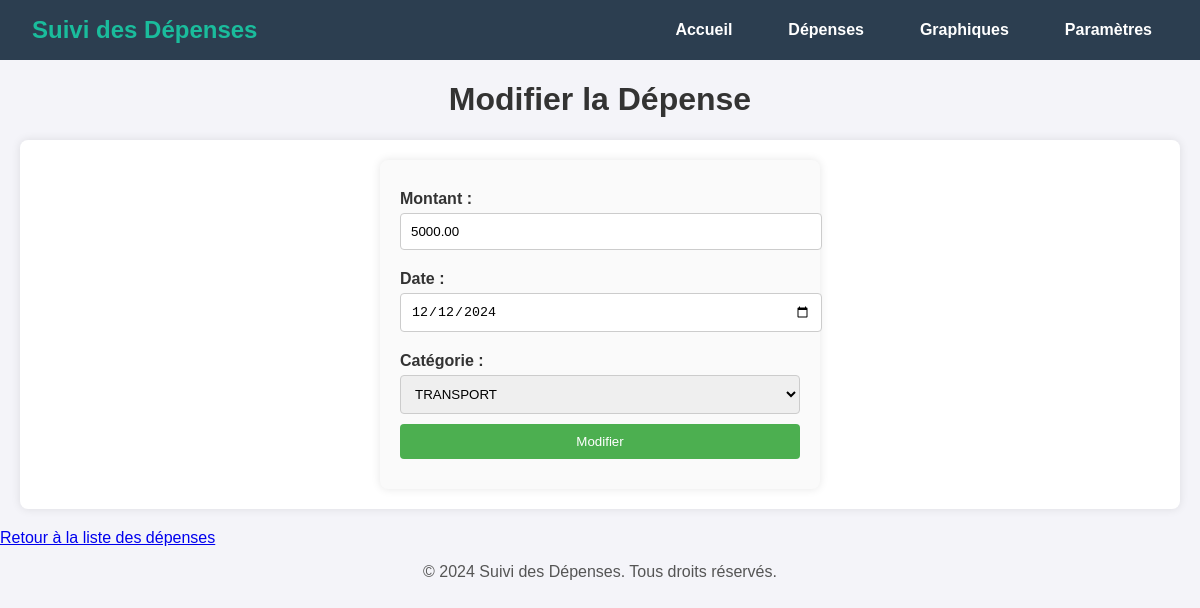
The page /modifier_depense.php?id=17 on the database its author committed.
### tables this page shows
CREATE TABLE `depenses` (
  `id_depense` int(11) NOT NULL,
  `montant` decimal(10,2) NOT NULL,
  `date_depense` date NOT NULL,
  `id_categorie` int(11) DEFAULT NULL
);

CREATE TABLE `categories` (
  `id_categorie` int(11) NOT NULL,
  `nom_categorie` varchar(255) NOT NULL,
  `description` text DEFAULT NULL
);

### includes/Categorie.php (called while the page is built, shortened)
<?php
class Categorie {
    private $id;
    private $nom;
    public function __construct($id, $nom, $description) {
        $this->id = $id;
        $this->nom = $nom;
    }
    public function getId() {
        return $this->id;
    }
    public function getNom() {
        return $this->nom;
    }
    public static function getCategories($pdo) {
        $stmt = $pdo->query("SELECT * FROM Categories");
        $categories = [];
        while ($row = $stmt->fetch()) {
            $categories[] = new Categorie($row['id_categorie'], $row['nom_categorie'], $row['description']);
        }
        return $categories;
    }
}
?>

### modifier_depense.php (the view, shortened to what this page needs)
<?php
include 'header.php';
include 'includes/config.php';
include 'includes/Categorie.php';
if (isset($_GET['id']) && !empty($_GET['id'])) {
    $id_depense = $_GET['id'];
    try {
        $stmt = $pdo->prepare("SELECT * FROM Depenses WHERE id_depense = ?");
        $stmt->execute([$id_depense]);
        $depense = $stmt->fetch(PDO::FETCH_ASSOC);
    } catch (PDOException $e) {
        die("Erreur lors de la récupération de la dépense : " . $e->getMessage());
    }
} else {
    die("ID de dépense manquant.");
}
try {
    $categories = Categorie::getCategories($pdo);
} catch (PDOException $e) {
    die("Erreur lors de la récupération des catégories : " . $e->getMessage());
}
?>
<!DOCTYPE html>
<html lang="fr">
<head>
    <link rel="stylesheet" href="Style/depenses.css">
</head>
<body>
    <h1>Modifier la Dépense</h1>
    <section>
        <form method="post">
            <label>Montant :</label>
            <input type="number" step="0.01" name="montant" value="<?= htmlspecialchars($depense['montant']); ?>" required>
            <label>Date :</label>
            <input type="date" name="date_depense" value="<?= htmlspecialchars($depense['date_depense']); ?>" required>
            <label>Catégorie :</label>
            <select name="id_categorie" required>
                <?php foreach ($categories as $categorie): ?>
                    <option value="<?= $categorie->getId(); ?>" <?= $categorie->getId() == $depense['id_categorie'] ? 'selected' : ''; ?>>
                        <?= htmlspecialchars($categorie->getNom()); ?>
                    </option>
                <?php endforeach; ?>
            </select>
            <button type="submit">Modifier</button>
        </form>
    </section>
    <a href="depenses.php">Retour à la liste des dépenses</a>
</body>
</html>
<?php include 'footer.php'; ?>

### Style/header.css (style rules this page uses)
body { font-family: Arial, sans-serif; margin: 0; padding: 0; box-sizing: border-box; }

### Style/depenses.css (style rules this page uses)
body { font-family: Arial, sans-serif; background-color: #f4f4f9; margin: 0; padding: 0; }
h1, h2 { text-align: center; color: #333; }
section { margin: 20px; padding: 20px; background-color: #ffffff; border-radius: 8px; box-shadow: 0 0 10px rgba(0, 0, 0, 0.1); }
form { display: flex; flex-direction: column; max-width: 400px; margin: 0 auto; padding: 20px; background-color: #fafafa; border-radius: 8px; box-shadow: 0 0 10px rgba(0, 0, 0, 0.1); }
form label { margin: 10px 0 5px; font-weight: bold; color: #333; }
form input, form select, form button { padding: 10px; margin-bottom: 10px; border: 1px solid #ccc; border-radius: 4px; }
form input[type="number"], form input[type="date"], form select { width: 100%; }
form button { background-color: #4CAF50; color: white; border: none; cursor: pointer; }

### rows shown on the page
depenses: montant "5000.00", date_depense "12/12/2024", id_categorie "TRANSPORT"
